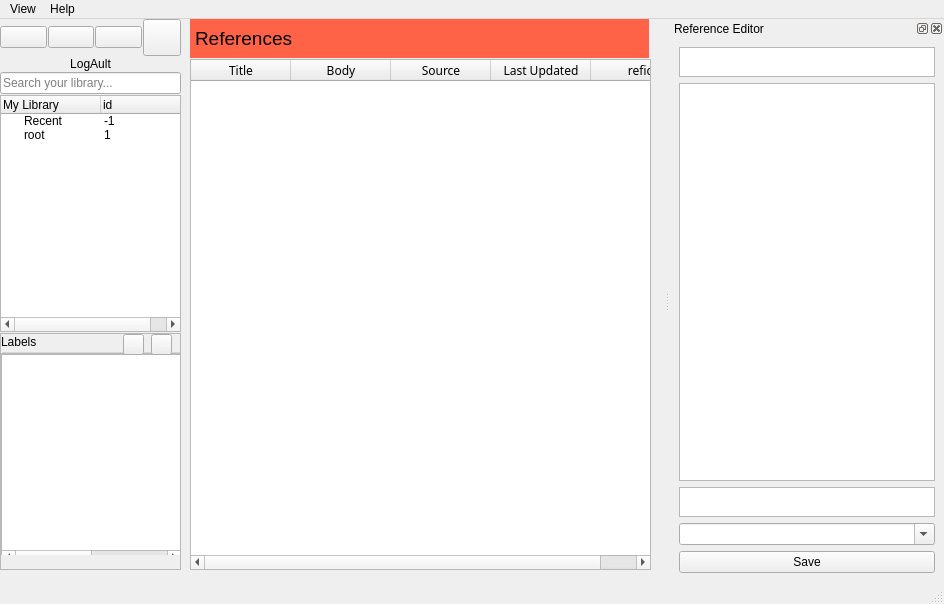
<?xml version="1.0" encoding="UTF-8"?>
<ui version="4.0">
 <class>MainWindow</class>
 <widget class="QMainWindow" name="MainWindow">
  <property name="geometry">
   <rect>
    <x>0</x>
    <y>0</y>
    <width>944</width>
    <height>604</height>
   </rect>
  </property>
  <property name="windowTitle">
   <string>MainWindow</string>
  </property>
  <widget class="QWidget" name="centralwidget">
   <widget class="QWidget" name="verticalLayoutWidget">
    <property name="geometry">
     <rect>
      <x>0</x>
      <y>0</y>
      <width>181</width>
      <height>551</height>
     </rect>
    </property>
    <layout class="QVBoxLayout" name="cat_and_lab_container">
     <property name="spacing">
      <number>1</number>
     </property>
     <item>
      <layout class="QHBoxLayout" name="toolbox">
       <item>
        <widget class="QPushButton" name="new_reference_button">
         <property name="text">
          <string/>
         </property>
         <property name="icon">
          <iconset>
           <normaloff>icons/new.png</normaloff>icons/new.png</iconset>
         </property>
         <property name="iconSize">
          <size>
           <width>25</width>
           <height>25</height>
          </size>
         </property>
        </widget>
       </item>
       <item>
        <widget class="QPushButton" name="delete_reference_button">
         <property name="text">
          <string/>
         </property>
         <property name="icon">
          <iconset>
           <normaloff>icons/bin.png</normaloff>icons/bin.png</iconset>
         </property>
         <property name="iconSize">
          <size>
           <width>30</width>
           <height>30</height>
          </size>
         </property>
        </widget>
       </item>
       <item>
        <widget class="QPushButton" name="delete_category_button">
         <property name="text">
          <string/>
         </property>
         <property name="icon">
          <iconset>
           <normaloff>icons/bind.png</normaloff>icons/bind.png</iconset>
         </property>
         <property name="iconSize">
          <size>
           <width>25</width>
           <height>25</height>
          </size>
         </property>
        </widget>
       </item>
       <item>
        <widget class="QToolButton" name="new_dir_button">
         <property name="text">
          <string/>
         </property>
         <property name="icon">
          <iconset>
           <normaloff>icons/newd.png</normaloff>icons/newd.png</iconset>
         </property>
         <property name="iconSize">
          <size>
           <width>30</width>
           <height>30</height>
          </size>
         </property>
        </widget>
       </item>
      </layout>
     </item>
     <item>
      <widget class="QLabel" name="label">
       <property name="text">
        <string>LogAult</string>
       </property>
       <property name="alignment">
        <set>Qt::AlignCenter</set>
       </property>
       <property name="wordWrap">
        <bool>false</bool>
       </property>
      </widget>
     </item>
     <item>
      <widget class="QLineEdit" name="lineEdit">
       <property name="placeholderText">
        <string>Search your library...</string>
       </property>
      </widget>
     </item>
     <item>
      <widget class="QTreeWidget" name="category_tree">
       <property name="mouseTracking">
        <bool>true</bool>
       </property>
       <column>
        <property name="text">
         <string>My Library</string>
        </property>
       </column>
       <column>
        <property name="text">
         <string>id</string>
        </property>
       </column>
       <item>
        <property name="text">
         <string>Recent</string>
        </property>
        <property name="icon">
         <iconset>
          <normaloff>icons/recent.png</normaloff>icons/recent.png</iconset>
        </property>
        <property name="text">
         <string>-1</string>
        </property>
        <property name="flags">
         <set>ItemIsSelectable|ItemIsUserCheckable|ItemIsEnabled</set>
        </property>
       </item>
       <item>
        <property name="text">
         <string>root</string>
        </property>
        <property name="icon">
         <iconset>
          <normaloff>icons/home.png</normaloff>icons/home.png</iconset>
        </property>
        <property name="text">
         <string>1</string>
        </property>
       </item>
      </widget>
     </item>
     <item>
      <widget class="QScrollArea" name="scrollArea">
       <property name="widgetResizable">
        <bool>true</bool>
       </property>
       <widget class="QWidget" name="scrollAreaWidgetContents">
        <property name="geometry">
         <rect>
          <x>0</x>
          <y>0</y>
          <width>177</width>
          <height>231</height>
         </rect>
        </property>
        <widget class="QGroupBox" name="groupBox">
         <property name="geometry">
          <rect>
           <x>0</x>
           <y>0</y>
           <width>181</width>
           <height>221</height>
          </rect>
         </property>
         <property name="title">
          <string>Labels</string>
         </property>
         <widget class="QScrollArea" name="scrollArea_2">
          <property name="geometry">
           <rect>
            <x>-1</x>
            <y>19</y>
            <width>181</width>
            <height>211</height>
           </rect>
          </property>
          <property name="widgetResizable">
           <bool>true</bool>
          </property>
          <widget class="QWidget" name="scrollAreaWidgetContents_2">
           <property name="geometry">
            <rect>
             <x>0</x>
             <y>0</y>
             <width>179</width>
             <height>209</height>
            </rect>
           </property>
           <widget class="QTableWidget" name="label_table">
            <property name="geometry">
             <rect>
              <x>0</x>
              <y>0</y>
              <width>181</width>
              <height>211</height>
             </rect>
            </property>
            <property name="sizePolicy">
             <sizepolicy hsizetype="Maximum" vsizetype="Expanding">
              <horstretch>0</horstretch>
              <verstretch>0</verstretch>
             </sizepolicy>
            </property>
            <property name="mouseTracking">
             <bool>true</bool>
            </property>
            <property name="focusPolicy">
             <enum>Qt::ClickFocus</enum>
            </property>
            <property name="lineWidth">
             <number>1</number>
            </property>
            <property name="editTriggers">
             <set>QAbstractItemView::NoEditTriggers</set>
            </property>
            <property name="showDropIndicator" stdset="0">
             <bool>false</bool>
            </property>
            <property name="dragDropOverwriteMode">
             <bool>false</bool>
            </property>
            <property name="alternatingRowColors">
             <bool>true</bool>
            </property>
            <property name="selectionMode">
             <enum>QAbstractItemView::SingleSelection</enum>
            </property>
            <property name="selectionBehavior">
             <enum>QAbstractItemView::SelectRows</enum>
            </property>
            <property name="showGrid">
             <bool>false</bool>
            </property>
            <attribute name="horizontalHeaderVisible">
             <bool>false</bool>
            </attribute>
            <attribute name="horizontalHeaderCascadingSectionResizes">
             <bool>false</bool>
            </attribute>
            <attribute name="horizontalHeaderDefaultSectionSize">
             <number>100</number>
            </attribute>
            <attribute name="horizontalHeaderMinimumSectionSize">
             <number>150</number>
            </attribute>
            <attribute name="horizontalHeaderStretchLastSection">
             <bool>true</bool>
            </attribute>
            <attribute name="verticalHeaderVisible">
             <bool>false</bool>
            </attribute>
            <attribute name="verticalHeaderDefaultSectionSize">
             <number>49</number>
            </attribute>
            <attribute name="verticalHeaderHighlightSections">
             <bool>false</bool>
            </attribute>
            <attribute name="verticalHeaderMinimumSectionSize">
             <number>50</number>
            </attribute>
            <column>
             <property name="text">
              <string>label</string>
             </property>
             <property name="textAlignment">
              <set>AlignCenter</set>
             </property>
            </column>
            <column>
             <property name="text">
              <string>id</string>
             </property>
            </column>
           </widget>
          </widget>
         </widget>
         <widget class="QPushButton" name="plus_label">
          <property name="geometry">
           <rect>
            <x>150</x>
            <y>0</y>
            <width>21</width>
            <height>21</height>
           </rect>
          </property>
          <property name="text">
           <string/>
          </property>
          <property name="icon">
           <iconset>
            <normaloff>icons/plus.png</normaloff>icons/plus.png</iconset>
          </property>
         </widget>
         <widget class="QPushButton" name="minus_label">
          <property name="geometry">
           <rect>
            <x>122</x>
            <y>0</y>
            <width>21</width>
            <height>21</height>
           </rect>
          </property>
          <property name="text">
           <string/>
          </property>
          <property name="icon">
           <iconset>
            <normaloff>icons/minus.png</normaloff>icons/minus.png</iconset>
          </property>
          <property name="iconSize">
           <size>
            <width>23</width>
            <height>23</height>
           </size>
          </property>
         </widget>
        </widget>
       </widget>
      </widget>
     </item>
    </layout>
   </widget>
   <widget class="QLabel" name="ref_box_title">
    <property name="geometry">
     <rect>
      <x>190</x>
      <y>0</y>
      <width>459</width>
      <height>39</height>
     </rect>
    </property>
    <property name="styleSheet">
     <string notr="true">background-color : tomato</string>
    </property>
    <property name="text">
     <string>&lt;html&gt;&lt;head/&gt;&lt;body&gt;&lt;table border=&quot;0&quot; style=&quot; margin-top:0px; margin-bottom:0px; margin-left:0px; margin-right:0px;&quot; cellspacing=&quot;2&quot; cellpadding=&quot;0&quot;&gt;&lt;tr&gt;&lt;td&gt;&lt;p&gt;&lt;img src=&quot;icons/reference.png&quot; width=&quot;25&quot; height=&quot;25&quot;/&gt;&lt;/p&gt;&lt;/td&gt;&lt;td&gt;&lt;p&gt;&lt;span style=&quot; font-size:14pt;&quot;&gt;References&lt;/span&gt;&lt;/p&gt;&lt;/td&gt;&lt;/tr&gt;&lt;/table&gt;&lt;/body&gt;&lt;/html&gt;</string>
    </property>
   </widget>
   <widget class="QTableWidget" name="reference_table">
    <property name="geometry">
     <rect>
      <x>190</x>
      <y>40</y>
      <width>461</width>
      <height>511</height>
     </rect>
    </property>
    <property name="font">
     <font>
      <family>Small Fonts</family>
      <pointsize>9</pointsize>
     </font>
    </property>
    <property name="mouseTracking">
     <bool>true</bool>
    </property>
    <property name="focusPolicy">
     <enum>Qt::ClickFocus</enum>
    </property>
    <property name="editTriggers">
     <set>QAbstractItemView::NoEditTriggers</set>
    </property>
    <property name="dragDropOverwriteMode">
     <bool>false</bool>
    </property>
    <property name="alternatingRowColors">
     <bool>true</bool>
    </property>
    <property name="selectionBehavior">
     <enum>QAbstractItemView::SelectRows</enum>
    </property>
    <property name="verticalScrollMode">
     <enum>QAbstractItemView::ScrollPerPixel</enum>
    </property>
    <property name="horizontalScrollMode">
     <enum>QAbstractItemView::ScrollPerPixel</enum>
    </property>
    <attribute name="horizontalHeaderVisible">
     <bool>true</bool>
    </attribute>
    <attribute name="horizontalHeaderCascadingSectionResizes">
     <bool>false</bool>
    </attribute>
    <attribute name="horizontalHeaderDefaultSectionSize">
     <number>100</number>
    </attribute>
    <attribute name="horizontalHeaderHighlightSections">
     <bool>true</bool>
    </attribute>
    <attribute name="horizontalHeaderMinimumSectionSize">
     <number>15</number>
    </attribute>
    <attribute name="horizontalHeaderShowSortIndicator" stdset="0">
     <bool>true</bool>
    </attribute>
    <attribute name="horizontalHeaderStretchLastSection">
     <bool>true</bool>
    </attribute>
    <attribute name="verticalHeaderVisible">
     <bool>false</bool>
    </attribute>
    <attribute name="verticalHeaderHighlightSections">
     <bool>true</bool>
    </attribute>
    <attribute name="verticalHeaderMinimumSectionSize">
     <number>15</number>
    </attribute>
    <column>
     <property name="text">
      <string>Title</string>
     </property>
    </column>
    <column>
     <property name="text">
      <string>Body</string>
     </property>
    </column>
    <column>
     <property name="text">
      <string>Source</string>
     </property>
    </column>
    <column>
     <property name="text">
      <string>Last Updated</string>
     </property>
    </column>
    <column>
     <property name="text">
      <string>refid</string>
     </property>
    </column>
   </widget>
  </widget>
  <widget class="QMenuBar" name="menubar">
   <property name="geometry">
    <rect>
     <x>0</x>
     <y>0</y>
     <width>944</width>
     <height>26</height>
    </rect>
   </property>
   <widget class="QMenu" name="menuHelp">
    <property name="title">
     <string>Help</string>
    </property>
    <addaction name="actionAbout_Us"/>
   </widget>
   <widget class="QMenu" name="menuView">
    <property name="title">
     <string>View</string>
    </property>
   </widget>
   <addaction name="menuView"/>
   <addaction name="menuHelp"/>
  </widget>
  <widget class="QStatusBar" name="statusbar"/>
  <widget class="QDockWidget" name="newReference">
   <property name="mouseTracking">
    <bool>true</bool>
   </property>
   <property name="features">
    <set>QDockWidget::DockWidgetClosable|QDockWidget::DockWidgetFloatable</set>
   </property>
   <property name="windowTitle">
    <string>Reference Editor</string>
   </property>
   <property name="path" stdset="0">
    <string/>
   </property>
   <property name="id" stdset="0">
    <string/>
   </property>
   <attribute name="dockWidgetArea">
    <number>2</number>
   </attribute>
   <widget class="QWidget" name="dockWidgetContents">
    <layout class="QVBoxLayout" name="verticalLayout">
     <item>
      <widget class="QPlainTextEdit" name="titleBar">
       <property name="maximumSize">
        <size>
         <width>16777215</width>
         <height>30</height>
        </size>
       </property>
       <property name="font">
        <font>
         <weight>75</weight>
         <bold>true</bold>
        </font>
       </property>
       <property name="tabChangesFocus">
        <bool>true</bool>
       </property>
      </widget>
     </item>
     <item>
      <widget class="QPlainTextEdit" name="bodyBar">
       <property name="tabChangesFocus">
        <bool>true</bool>
       </property>
      </widget>
     </item>
     <item>
      <widget class="QPlainTextEdit" name="sourceBar">
       <property name="maximumSize">
        <size>
         <width>16777215</width>
         <height>30</height>
        </size>
       </property>
       <property name="tabChangesFocus">
        <bool>true</bool>
       </property>
      </widget>
     </item>
     <item>
      <widget class="QComboBox" name="comboBox">
       <property name="mouseTracking">
        <bool>true</bool>
       </property>
       <property name="editable">
        <bool>true</bool>
       </property>
       <property name="currentText">
        <string/>
       </property>
      </widget>
     </item>
     <item>
      <widget class="QPushButton" name="saveButton">
       <property name="text">
        <string>Save</string>
       </property>
      </widget>
     </item>
    </layout>
   </widget>
  </widget>
  <action name="actionAbout_Us">
   <property name="text">
    <string>About Us</string>
   </property>
  </action>
 </widget>
 <resources/>
 <connections/>
</ui>
